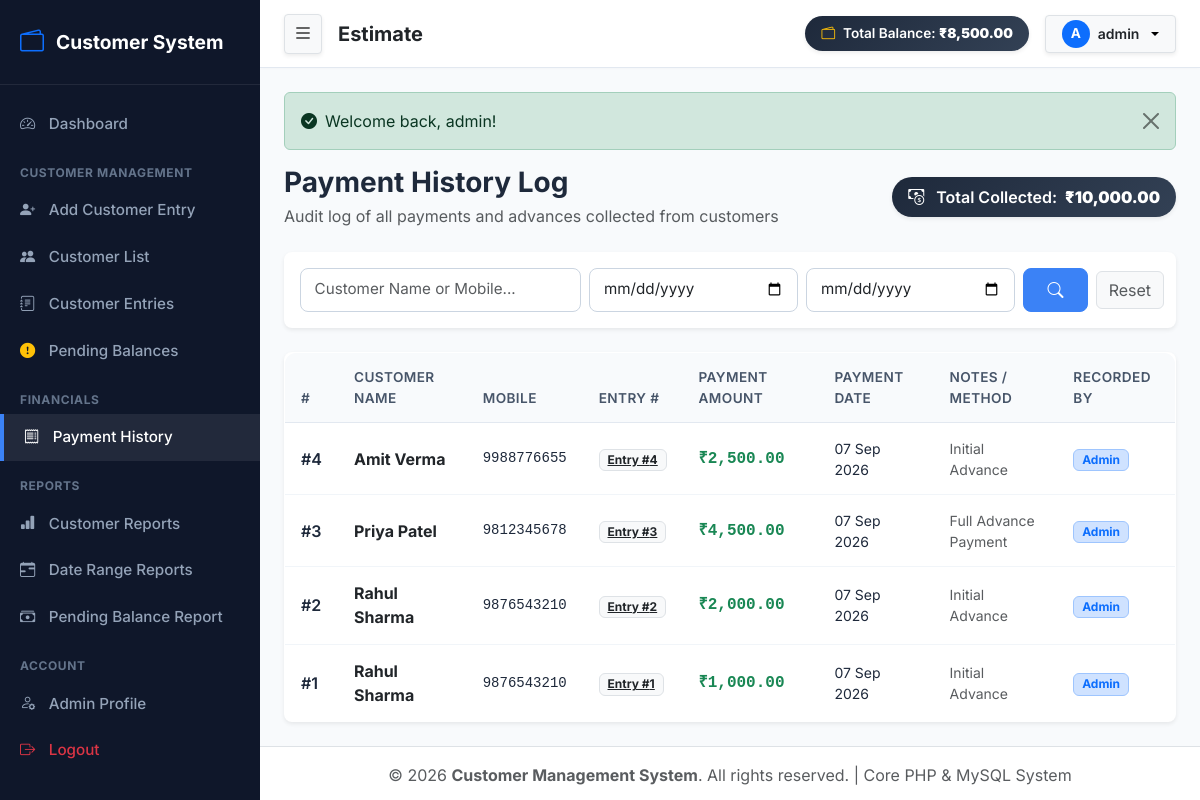
Page /payments/history.php (signed in) on the committed database.
### tables this page shows
CREATE TABLE payments (
    id INT AUTO_INCREMENT PRIMARY KEY,
    customer_entry_id INT NOT NULL,
    customer_id INT NOT NULL,
    amount DECIMAL(10,2) NOT NULL,
    payment_date DATE NOT NULL,
    notes VARCHAR(255) NULL,
    created_by VARCHAR(50) DEFAULT 'Admin',
    created_at TIMESTAMP DEFAULT CURRENT_TIMESTAMP,
    FOREIGN KEY (customer_entry_id) REFERENCES customer_entries(id) ON DELETE CASCADE,
    FOREIGN KEY (customer_id) REFERENCES customers(id) ON DELETE CASCADE,
    INDEX idx_entry_id (customer_entry_id),
    INDEX idx_pay_cust_id (customer_id)
);

CREATE TABLE customers (
    id INT AUTO_INCREMENT PRIMARY KEY,
    name VARCHAR(100) NOT NULL,
    mobile VARCHAR(15) NOT NULL UNIQUE,
    created_at TIMESTAMP DEFAULT CURRENT_TIMESTAMP,
    updated_at TIMESTAMP DEFAULT CURRENT_TIMESTAMP ON UPDATE CURRENT_TIMESTAMP,
    INDEX idx_mobile (mobile),
    INDEX idx_name (name)
);

### payments/history.php (the view, shortened to what this page needs)
<?php
require_once __DIR__ . '/../includes/header.php';
$db = Database::getConnection();
$search = trim($_GET['search'] ?? '');
$fromDate = trim($_GET['from_date'] ?? '');
$toDate = trim($_GET['to_date'] ?? '');
$page = max(1, (int)($_GET['page'] ?? 1));
$limit = 15;
$offset = ($page - 1) * $limit;
$whereClauses = [];
$params = [];
$whereSql = !empty($whereClauses) ? "WHERE " . implode(" AND ", $whereClauses) : "";
$countStmt = $db->prepare("
    SELECT COUNT(*), COALESCE(SUM(p.amount), 0) as total_received
    FROM payments p
    JOIN customers c ON p.customer_id = c.id
    {$whereSql}
");
$countStmt->execute($params);
$totals = $countStmt->fetch();
$totalReceivedSum = (float)($totals['total_received'] ?? 0);
$stmt = $db->prepare("
    SELECT
        p.*,
        c.name as customer_name, c.mobile as customer_mobile
    FROM payments p
    JOIN customers c ON p.customer_id = c.id
    {$whereSql}
    ORDER BY p.id DESC
    LIMIT {$limit} OFFSET {$offset}
");
$stmt->execute($params);
$payments = $stmt->fetchAll();
?>
<div class="d-flex flex-wrap justify-content-between align-items-center mb-4 gap-3">
    <div>
        <h3 class="fw-bold mb-1">Payment History Log</h3>
        <p class="text-muted m-0">Audit log of all payments and advances collected from customers</p>
    </div>
    <div class="header-summary-badge bg-success text-white py-2 px-3 shadow-sm fs-6">
        <i class="bi bi-cash-coin me-1"></i> Total Collected: <strong><?php echo formatCurrency($totalReceivedSum); ?></strong>
    </div>
</div>
<div class="card border-0 shadow-sm rounded-3 mb-4">
    <div class="card-body p-3">
        <form action="history.php" method="GET" class="row g-2 align-items-center">
            <div class="col-12 col-md-4">
                <input type="text" class="form-control" name="search" placeholder="Customer Name or Mobile..." value="<?php echo htmlspecialchars($search); ?>">
            </div>
            <div class="col-6 col-md-3">
                <input type="date" class="form-control" name="from_date" value="<?php echo htmlspecialchars($fromDate); ?>" placeholder="From Date">
            </div>
            <div class="col-6 col-md-3">
                <input type="date" class="form-control" name="to_date" value="<?php echo htmlspecialchars($toDate); ?>" placeholder="To Date">
            </div>
            <div class="col-6 col-md-1 d-grid">
                <button type="submit" class="btn btn-primary fw-semibold"><i class="bi bi-search"></i></button>
            </div>
            <div class="col-6 col-md-1 d-grid">
                <a href="history.php" class="btn btn-light border text-muted">Reset</a>
            </div>
        </form>
    </div>
</div>
<div class="card border-0 shadow-sm rounded-3">
    <div class="table-responsive">
        <table class="table table-custom mb-0">
            <thead>
                <tr>
                    <th>#</th>
                    <th>Customer Name</th>
                    <th>Mobile</th>
                    <th>Entry #</th>
                    <th>Payment Amount</th>
                    <th>Payment Date</th>
                    <th>Notes / Method</th>
                    <th>Recorded By</th>
                </tr>
            </thead>
            <tbody>
                <?php if (empty($payments)): ?>
                    <tr>
                        <td colspan="8" class="text-center py-5 text-muted">No payment records found.</td>
                    </tr>
                <?php else: ?>
                    <?php foreach ($payments as $p): ?>
                        <tr>
                            <td class="fw-semibold">#<?php echo $p['id']; ?></td>
                            <td>
                                <a href="../customers/view.php?id=<?php echo $p['customer_id']; ?>" class="fw-bold text-dark text-decoration-none">
                                    <?php echo htmlspecialchars($p['customer_name']); ?>
                                </a>
                            </td>
                            <td class="font-monospace small"><?php echo htmlspecialchars($p['customer_mobile']); ?></td>
                            <td>
                                <a href="../entries/view.php?id=<?php echo $p['customer_entry_id']; ?>" class="badge bg-light text-dark border">
                                    Entry #<?php echo $p['customer_entry_id']; ?>
                                </a>
                            </td>
                            <td class="fw-bold text-success font-monospace fs-6"><?php echo formatCurrency($p['amount']); ?></td>
                            <td class="small"><?php echo date('d M Y', strtotime($p['payment_date'])); ?></td>
                            <td class="small text-muted"><?php echo htmlspecialchars($p['notes'] ?? 'N/A'); ?></td>
                            <td><span class="badge bg-primary-subtle text-primary border border-primary-subtle"><?php echo htmlspecialchars($p['created_by']); ?></span></td>
                        </tr>
                    <?php endforeach; ?>
                <?php endif; ?>
            </tbody>
        </table>
    </div>
</div>
<?php require_once __DIR__ . '/../includes/footer.php'; ?>

### assets/css/style.css (style rules this page uses)
:root { --primary-color: #3b82f6; --primary-hover: #2563eb; --dark-sidebar: #0f172a; --sidebar-text: #94a3b8; --sidebar-text-active: #ffffff; --bg-body: #f8fafc; --card-bg: #ffffff; --border-color: #e2e8f0; --text-primary: #1e293b; --text-muted: #64748b; --success-color: #10b981; --warning-color: #f59e0b; --danger-color: #ef4444; }
body { font-family: 'Inter', system-ui, -apple-system, sans-serif; background-color: var(--bg-body); color: var(--text-primary); min-height: 100vh; margin: 0; }
.header-summary-badge { background: linear-gradient(135deg, #1e293b 0%, #334155 100%); color: #ffffff; padding: 0.45rem 1rem; border-radius: 50rem; font-size: 0.85rem; font-weight: 600; display: inline-flex; align-items: center; gap: 0.5rem; }
.table-custom { background: #ffffff; border-radius: 0.75rem; overflow: hidden; border: 1px solid var(--border-color); }
.table-custom th { background-color: #f8fafc; color: #475569; font-weight: 600; font-size: 0.85rem; text-transform: uppercase; letter-spacing: 0.03em; border-bottom: 1px solid var(--border-color); padding: 0.9rem 1rem; }
.table-custom td { padding: 0.9rem 1rem; vertical-align: middle; color: var(--text-primary); border-bottom: 1px solid #f1f5f9; }
.table-custom tr:last-child td { border-bottom: none; }
.form-control, .form-select { border-radius: 0.5rem; border: 1px solid #cbd5e1; padding: 0.6rem 0.85rem; font-size: 0.95rem; }
.btn-primary { background-color: var(--primary-color); border-color: var(--primary-color); font-weight: 600; border-radius: 0.5rem; padding: 0.55rem 1.25rem; }

### rows in the picture
payments: id "4", customer.name "Amit Verma", customer.mobile "9988776655", customer_entry "4", amount "₹2,500.00", payment_date "07 Sep 2026", notes "Initial Advance", created_by "Admin"
payments: id "3", customer.name "Priya Patel", customer.mobile "9812345678", customer_entry "3", amount "₹4,500.00", payment_date "07 Sep 2026", notes "Full Advance Payment", created_by "Admin"
payments: id "2", customer.name "Rahul Sharma", customer.mobile "9876543210", customer_entry "2", amount "₹2,000.00", payment_date "07 Sep 2026", notes "Initial Advance", created_by "Admin"
payments: id "1", customer.name "Rahul Sharma", customer.mobile "9876543210", customer_entry "1", amount "₹1,000.00", payment_date "07 Sep 2026", notes "Initial Advance", created_by "Admin"

### other values in the picture
formatCurrency($headerStats['total_balance'] ?? 0) "₹8,500.00"
substr($adminName, 0, 1) "A"
$adminName "admin"
$_SESSION['flash_success'] "Welcome back, admin!"
formatCurrency($totalReceivedSum) "₹10,000.00"
